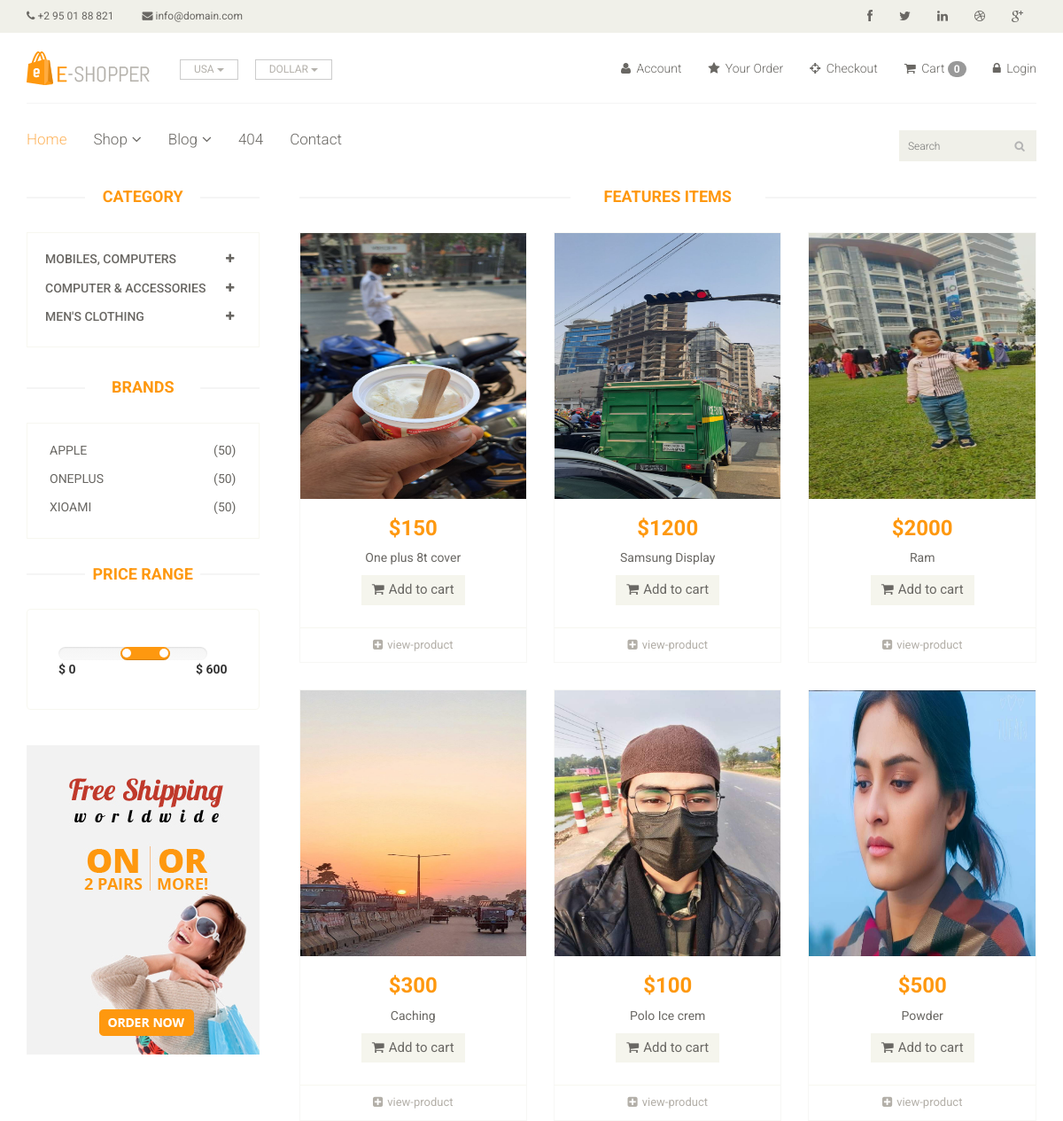
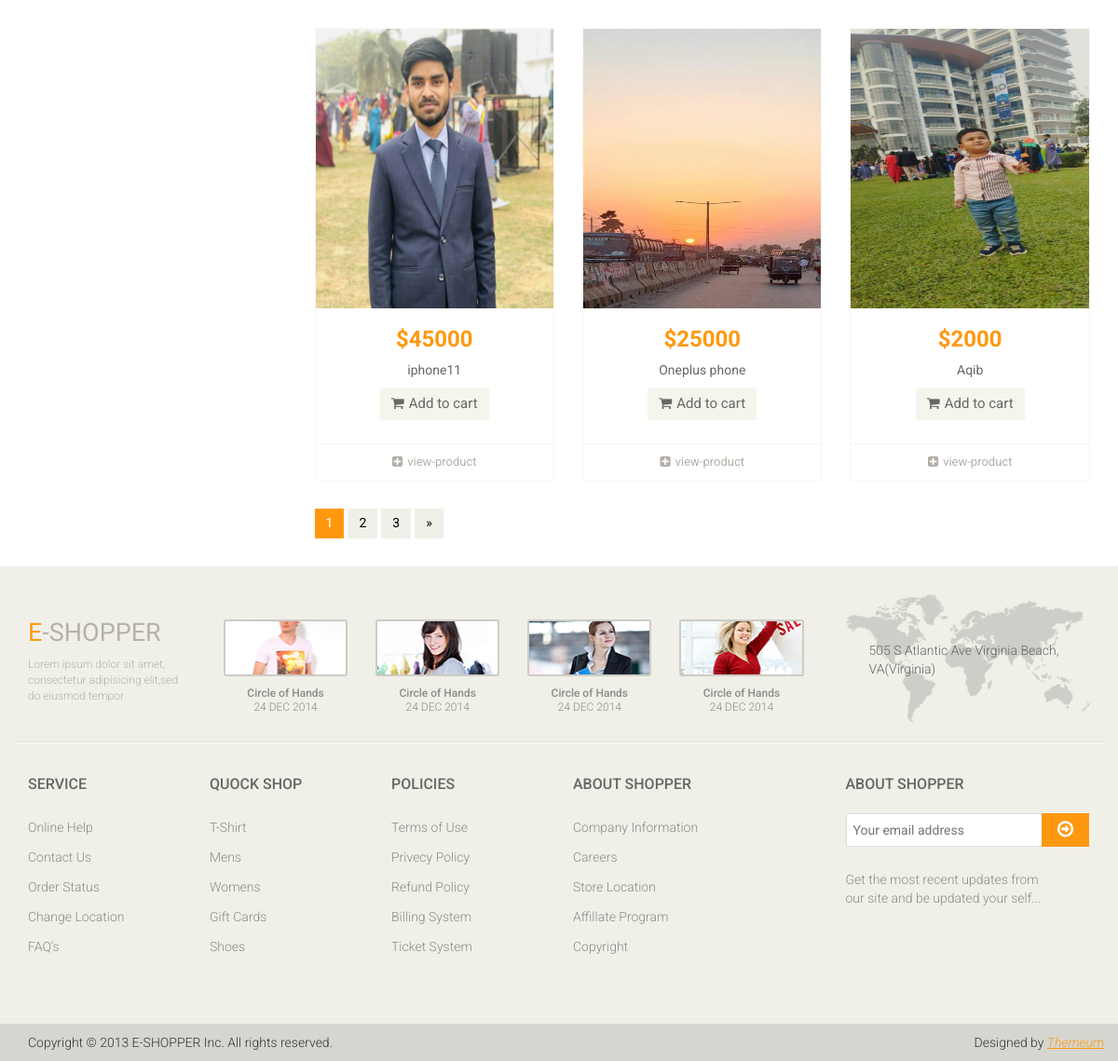
The app's page /product/ with its own data (2 pictures, top to bottom).
### app2/models.py (models this page shows, shortened)
class Category(models.Model):
    name = models.CharField(max_length=200)

class Brand(models.Model):
    name = models.CharField(max_length=200)

class Product(models.Model):
    Availability = (
        ('In Stock','In Stock'),
        ('Out of Stock','Out of Stock'),
    )
    category = models.ForeignKey(Category, on_delete=models.CASCADE, null=False, default='')
    sub_category = models.ForeignKey(Sub_Category, on_delete=models.CASCADE, null=False, default='')
    brand = models.ForeignKey(Brand, on_delete=models.CASCADE, null=True)
    image = models.ImageField(upload_to='ecommerce/pimg')
    name = models.CharField(max_length=200)
    price = models.IntegerField()
    Availability = models.CharField(max_length=200, choices=Availability, null=True)
    date = models.DateField(auto_now_add=True)

### E_Shop/views.py (the view)
# urls.py: path('product/', views.product_page, name="product"),
def product_page(request):
    category = Category.objects.all()
    brand = Brand.objects.all()
    brandID = request.GET.get('brand')
    categoryID = request.GET.get('category')
    if categoryID:
        product = Product.objects.filter(sub_category = categoryID).order_by('-id')
    elif brandID:
        product = Product.objects.filter(brand = brandID).order_by('-id')
    else:
        product = Product.objects.all()
    context = {
        'category':category,
        'brand':brand,
        'product':product,
    }
    return render(request,'product.html',context)

### templates/product.html (shortened to what this page needs)
{% extends 'master.html' %}
{% block body %}
<section>
    <div class="container">
        <div class="row">
            <div class="col-sm-3">
                <div class="left-sidebar">
                    <h2>Category</h2>
                    <div class="panel-group category-products" id="accordian">
                        {% for cat in category %}
                        <div class="panel panel-default">
                            <div class="panel-heading">
                                <h4 class="panel-title">
                                    <a data-toggle="collapse" data-parent="#accordian" href="#{{cat.id}}">
                                        <span class="badge pull-right"><i class="fa fa-plus"></i></span>
                                        {{cat.name}}
                                    </a>
                                </h4>
                            </div>
                        </div>
                        {% endfor %}
                    </div>
                        <div class="brands_products">
                            <h2>Brands</h2>
                            <div class="brands-name">
                                <ul class="nav nav-pills nav-stacked">
                                    {% for i in brand %}
                                    <li><a href="/product/?brand={{i.id}}"> <span class="pull-right">(50)</span>{{i.name}}</a></li>
                                    {% endfor %}
                                </ul>
                            </div>
                        </div>
                    <div class="price-range">
                        <h2>Price Range</h2>
                        <div class="well">
                             <input type="text" class="span2" value="" data-slider-min="0" data-slider-max="600" data-slider-step="5" data-slider-value="[250,450]" id="sl2" ><br />
                             <b>$ 0</b> <b class="pull-right">$ 600</b>
                        </div>
                    </div>
                    <div class="shipping text-center">
                        <img src="images/home/shipping.jpg" alt="" />
                    </div>
                </div>
            </div>
            <div class="col-sm-9 padding-right">
                <div class="features_items">
                    <h2 class="title text-center">Features Items</h2>
                    {% for prod in product %}
                    <div class="col-sm-4">
                        <div class="product-image-wrapper">
                            <div class="single-products">
                                    <div class="productinfo text-center">
                                        <img src="/{{prod.image}}" alt="" height="300px"/>
                                        <h2>${{prod.price}}</h2>
                                        <p>{{prod.name}}</p>
                                        <a href="{% url 'cart_add' prod.id %}" class="btn btn-default add-to-cart"><i class="fa fa-shopping-cart"></i>Add to cart</a>
                                    </div>
                                    <div class="product-overlay">
                                        <div class="overlay-content">
                                        </div>
                                    </div>
                            </div>
                            <div class="choose">
                                <ul class="nav nav-pills nav-justified">
                                    <li><a href="{{prod.id}}"><i class="fa fa-plus-square"></i>view-product</a></li>
                                </ul>
                            </div>
                        </div>
                    </div>
                    {% endfor %}
                    <ul class="pagination">
                        <li class="active"><a href="">1</a></li>
                        <li><a href="">2</a></li>
                        <li><a href="">3</a></li>
                        <li><a href="">&raquo;</a></li>
                    </ul>
                </div>
            </div>
        </div>
    </div>
</section>
{% endblock %}

### templates/master.html (shortened to what this page needs)
<!DOCTYPE html>
<html lang="en">
<head>
    {% load static %}
    <link href="/static/css/bootstrap.min.css" rel="stylesheet">
    <link href="/static/css/font-awesome.min.css" rel="stylesheet">
    <link href="/static/css/prettyPhoto.css" rel="stylesheet">
    <link href="/static/css/price-range.css" rel="stylesheet">
    <link href="/static/css/animate.css" rel="stylesheet">
	<link href="/static/css/main.css" rel="stylesheet">
	<link href="/static/css/responsive.css" rel="stylesheet">
</head>
<body>
    <header id="header">
		<div class="header_top">
			<div class="container">
				<div class="row">
					<div class="col-sm-6">
						<div class="contactinfo">
							<ul class="nav nav-pills">
								<li><a href="#"><i class="fa fa-phone"></i> +2 95 01 88 821</a></li>
								<li><a href="#"><i class="fa fa-envelope"></i> info@domain.com</a></li>
							</ul>
						</div>
					</div>
					<div class="col-sm-6">
						<div class="social-icons pull-right">
							<ul class="nav navbar-nav">
								<li><a href="#"><i class="fa fa-facebook"></i></a></li>
								<li><a href="#"><i class="fa fa-twitter"></i></a></li>
								<li><a href="#"><i class="fa fa-linkedin"></i></a></li>
								<li><a href="#"><i class="fa fa-dribbble"></i></a></li>
								<li><a href="#"><i class="fa fa-google-plus"></i></a></li>
							</ul>
						</div>
					</div>
				</div>
			</div>
		</div>
		<div class="header-middle">
			<div class="container">
				<div class="row">
					<div class="col-sm-4">
						<div class="logo pull-left">
							<a href="index.html"><img src="/static/images/home/logo.png" alt="" /></a>
						</div>
						<div class="btn-group pull-right">
							<div class="btn-group">
								<button type="button" class="btn btn-default dropdown-toggle usa" data-toggle="dropdown">
									USA
									<span class="caret"></span>
								</button>
							</div>
							<div class="btn-group">
								<button type="button" class="btn btn-default dropdown-toggle usa" data-toggle="dropdown">
									DOLLAR
									<span class="caret"></span>
								</button>
							</div>
						</div>
					</div>
					<div class="col-sm-8">
						<div class="shop-menu pull-right">
							<ul class="nav navbar-nav">
								<li><a href="#"><i class="fa fa-user"></i> Account</a></li>
								<li><a href="/order/"><i class="fa fa-star"></i> Your Order</a></li>
								<li><a href="checkout.html"><i class="fa fa-crosshairs"></i> Checkout</a></li>
								<li><a href="{% url 'cart_detail' %}"><i class="fa fa-shopping-cart"></i> Cart <span class="badge badge-secondary">{{request.session.cart|length}}</span> </a></li>
								{% if user.is_authenticated %}
								<li><a href="{% url 'logout' %}"><i class="fa fa-lock"></i> Logout </a></li>
								{% else %}
								<li><a href="{% url 'login' %}"><i class="fa fa-lock"></i> Login </a></li>
								{% endif %}
							</ul>
						</div>
					</div>
				</div>
			</div>
		</div>
		<div class="header-bottom">
			<div class="container">
				<div class="row">
					<div class="col-sm-9">
						<div class="mainmenu pull-left">
							<ul class="nav navbar-nav collapse navbar-collapse">
								<li><a href="index.html" class="active">Home</a></li>
								<li class="dropdown"><a href="#">Shop<i class="fa fa-angle-down"></i></a>
                                </li>
								<li class="dropdown"><a href="#">Blog<i class="fa fa-angle-down"></i></a>
                                </li>
								<li><a href="404.html">404</a></li>
								<li><a href="contact-us.html">Contact</a></li>
							</ul>
						</div>
					</div>
					<div class="col-sm-3">
						<form method="get" action="/search/">
						<div class="search_box pull-right">
							<input name="query" type="text" placeholder="Search"/>
						</div>
						</form>
					</div>
				</div>
			</div>
		</div>
	</header>
{% block body %}
{% endblock %}
    <footer id="footer">
		<div class="footer-top">
			<div class="container">
				<div class="row">
					<div class="col-sm-2">
						<div class="companyinfo">
							<h2><span>e</span>-shopper</h2>
							<p>Lorem ipsum dolor sit amet, consectetur adipisicing elit,sed do eiusmod tempor</p>
						</div>
					</div>
					<div class="col-sm-7">
						<div class="col-sm-3">
							<div class="video-gallery text-center">
								<a href="#">
									<div class="iframe-img">
										<img src="/static/images/home/iframe1.png" alt="" />
									</div>
								</a>
								<p>Circle of Hands</p>
								<h2>24 DEC 2014</h2>
							</div>
						</div>
						<div class="col-sm-3">
							<div class="video-gallery text-center">
								<a href="#">
									<div class="iframe-img">
										<img src="/static/images/home/iframe2.png" alt="" />
									</div>
								</a>
								<p>Circle of Hands</p>
								<h2>24 DEC 2014</h2>
							</div>
						</div>
						<div class="col-sm-3">
							<div class="video-gallery text-center">
								<a href="#">
									<div class="iframe-img">
										<img src="/static/images/home/iframe3.png" alt="" />
									</div>
								</a>
								<p>Circle of Hands</p>
								<h2>24 DEC 2014</h2>
							</div>
						</div>
						<div class="col-sm-3">
							<div class="video-gallery text-center">
								<a href="#">
									<div class="iframe-img">
										<img src="/static/images/home/iframe4.png" alt="" />
									</div>
								</a>
								<p>Circle of Hands</p>
								<h2>24 DEC 2014</h2>
							</div>
						</div>
					</div>
					<div class="col-sm-3">
						<div class="address">
							<img src="/static/images/home/map.png" alt="" />
							<p>505 S Atlantic Ave Virginia Beach, VA(Virginia)</p>
						</div>
					</div>
				</div>
			</div>
		</div>
		<div class="footer-widget">
			<div class="container">
				<div class="row">
					<div class="col-sm-2">
						<div class="single-widget">
							<h2>Service</h2>
							<ul class="nav nav-pills nav-stacked">
								<li><a href="#">Online Help</a></li>
								<li><a href="#">Contact Us</a></li>
								<li><a href="#">Order Status</a></li>
								<li><a href="#">Change Location</a></li>
								<li><a href="#">FAQ’s</a></li>
							</ul>
						</div>
					</div>
					<div class="col-sm-2">
						<div class="single-widget">
							<h2>Quock Shop</h2>
							<ul class="nav nav-pills nav-stacked">
								<li><a href="#">T-Shirt</a></li>
								<li><a href="#">Mens</a></li>
								<li><a href="#">Womens</a></li>
								<li><a href="#">Gift Cards</a></li>
								<li><a href="#">Shoes</a></li>
							</ul>
						</div>
					</div>
					<div class="col-sm-2">
						<div class="single-widget">
							<h2>Policies</h2>
							<ul class="nav nav-pills nav-stacked">
								<li><a href="#">Terms of Use</a></li>
								<li><a href="#">Privecy Policy</a></li>
								<li><a href="#">Refund Policy</a></li>
								<li><a href="#">Billing System</a></li>
								<li><a href="#">Ticket System</a></li>
							</ul>
						</div>
					</div>
					<div class="col-sm-2">
						<div class="single-widget">
							<h2>About Shopper</h2>
							<ul class="nav nav-pills nav-stacked">
								<li><a href="#">Company Information</a></li>
								<li><a href="#">Careers</a></li>
								<li><a href="#">Store Location</a></li>
								<li><a href="#">Affillate Program</a></li>
								<li><a href="#">Copyright</a></li>
							</ul>
						</div>
					</div>
					<div class="col-sm-3 col-sm-offset-1">
						<div class="single-widget">
							<h2>About Shopper</h2>
							<form action="#" class="searchform">
								<input type="text" placeholder="Your email address" />
								<button type="submit" class="btn btn-default"><i class="fa fa-arrow-circle-o-right"></i></button>
								<p>Get the most recent updates from <br />our site and be updated your self...</p>
							</form>
						</div>
					</div>
				</div>
			</div>
		</div>
		<div class="footer-bottom">
			<div class="container">
				<div class="row">
					<p class="pull-left">Copyright © 2013 E-SHOPPER Inc. All rights reserved.</p>
					<p class="pull-right">Designed by <span><a target="_blank" href="http://www.themeum.com">Themeum</a></span></p>
				</div>
			</div>
		</div>
	</footer>
</body>
</html>

### records on screen
Category: name "MOBILES, COMPUTERS"
Category: name "COMPUTER & ACCESSORIES"
Category: name "MEN'S CLOTHING"
Brand: name "APPLE"
Brand: name "ONEPLUS"
Brand: name "XIOAMI"
Product: image (picture), price "150", name "One plus 8t cover"
Product: image (picture), price "1200", name "Samsung Display"
Product: image (picture), price "2000", name "Ram"
Product: image (picture), price "300", name "Caching"
Product: image (picture), price "100", name "Polo Ice crem"
Product: image (picture), price "500", name "Powder"
Product: image (picture), price "45000", name "iphone11"
Product: image (picture), price "25000", name "Oneplus phone"
Product: image (picture), price "2000", name "Aqib"

### other values on screen
{{ request.session.cart|length }} "0"
